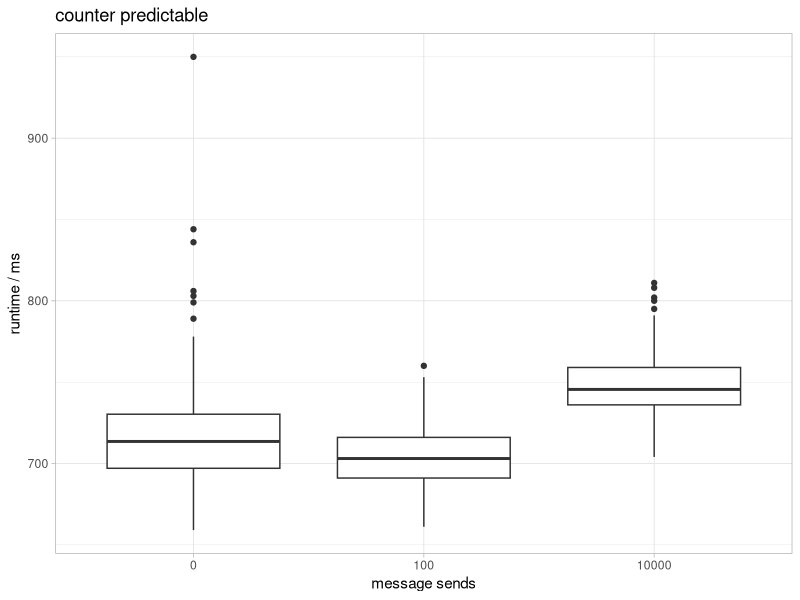

Recreate this plot in R.
library(ggplot2)

cp0 <- read.csv("logs/counter_predictable_0messages_100runs.log.csv")
#cp1 <- read.csv("logs/counter_predictable_10messages_100runs.log.csv")
cp2 <- read.csv("logs/counter_predictable_100messages_100runs.log.csv")
#cp3 <- read.csv("logs/counter_predictable_1000messages_100runs.log.csv")
cp4 <- read.csv("logs/counter_predictable_10000messages_100runs.log.csv")

cp0$messages <- 0
#cp1$messages <- 10
cp2$messages <- 100
#cp3$messages <- 1000
cp4$messages <- 10000

cp <- rbind(cp0, cp2, cp4)
cp$messages <- as.factor(cp$messages)

cp_plot <- ggplot(cp, aes(messages, runtime))
cp_plot +
  geom_boxplot() +
  ggtitle("counter predictable") + 
  xlab("message sends") +
  ylab("runtime / ms") +
  theme_light()